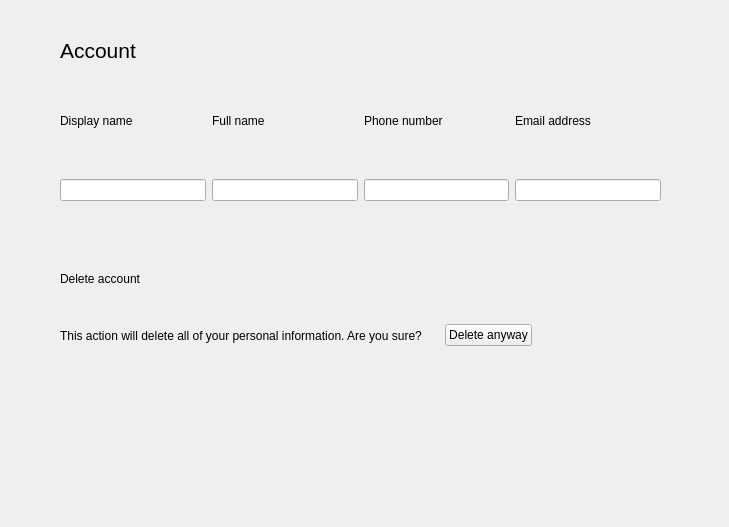
<?xml version="1.0" encoding="UTF-8"?>
<ui version="4.0">
 <class>Form</class>
 <widget class="QWidget" name="Form">
  <property name="geometry">
   <rect>
    <x>0</x>
    <y>0</y>
    <width>729</width>
    <height>527</height>
   </rect>
  </property>
  <property name="windowTitle">
   <string>Form</string>
  </property>
  <widget class="QLabel" name="account_label">
   <property name="geometry">
    <rect>
     <x>60</x>
     <y>30</y>
     <width>91</width>
     <height>41</height>
    </rect>
   </property>
   <property name="font">
    <font>
     <pointsize>16</pointsize>
    </font>
   </property>
   <property name="text">
    <string>Account </string>
   </property>
  </widget>
  <widget class="QWidget" name="horizontalLayoutWidget">
   <property name="geometry">
    <rect>
     <x>60</x>
     <y>100</y>
     <width>601</width>
     <height>41</height>
    </rect>
   </property>
   <layout class="QHBoxLayout" name="horizontalLayout">
    <item>
     <widget class="QLabel" name="display_name_label">
      <property name="text">
       <string>Display name</string>
      </property>
     </widget>
    </item>
    <item>
     <widget class="QLabel" name="full_name_label">
      <property name="text">
       <string>Full name</string>
      </property>
     </widget>
    </item>
    <item>
     <widget class="QLabel" name="phone_number_label">
      <property name="text">
       <string>Phone number</string>
      </property>
     </widget>
    </item>
    <item>
     <widget class="QLabel" name="email_address_label">
      <property name="text">
       <string>Email address</string>
      </property>
     </widget>
    </item>
   </layout>
  </widget>
  <widget class="QWidget" name="horizontalLayoutWidget_2">
   <property name="geometry">
    <rect>
     <x>60</x>
     <y>150</y>
     <width>601</width>
     <height>80</height>
    </rect>
   </property>
   <layout class="QHBoxLayout" name="horizontalLayout_2">
    <item>
     <widget class="QLineEdit" name="display_name_text"/>
    </item>
    <item>
     <widget class="QLineEdit" name="full_name_text"/>
    </item>
    <item>
     <widget class="QLineEdit" name="phone_number_text"/>
    </item>
    <item>
     <widget class="QLineEdit" name="email_address_text"/>
    </item>
   </layout>
  </widget>
  <widget class="QWidget" name="horizontalLayoutWidget_3">
   <property name="geometry">
    <rect>
     <x>60</x>
     <y>300</y>
     <width>611</width>
     <height>71</height>
    </rect>
   </property>
   <layout class="QHBoxLayout" name="horizontalLayout_3">
    <item>
     <widget class="QLabel" name="delete_account_info_label">
      <property name="text">
       <string>This action will delete all of your personal information. Are you sure? </string>
      </property>
     </widget>
    </item>
    <item>
     <widget class="QLabel" name="label_6">
      <property name="text">
       <string/>
      </property>
     </widget>
    </item>
    <item>
     <widget class="QPushButton" name="delete_account_button">
      <property name="text">
       <string>Delete anyway</string>
      </property>
     </widget>
    </item>
    <item>
     <spacer name="horizontalSpacer">
      <property name="orientation">
       <enum>Qt::Horizontal</enum>
      </property>
      <property name="sizeHint" stdset="0">
       <size>
        <width>40</width>
        <height>20</height>
       </size>
      </property>
     </spacer>
    </item>
   </layout>
  </widget>
  <widget class="QLabel" name="delete_account_label">
   <property name="geometry">
    <rect>
     <x>60</x>
     <y>270</y>
     <width>111</width>
     <height>17</height>
    </rect>
   </property>
   <property name="text">
    <string>Delete account</string>
   </property>
  </widget>
 </widget>
 <resources/>
 <connections/>
</ui>
